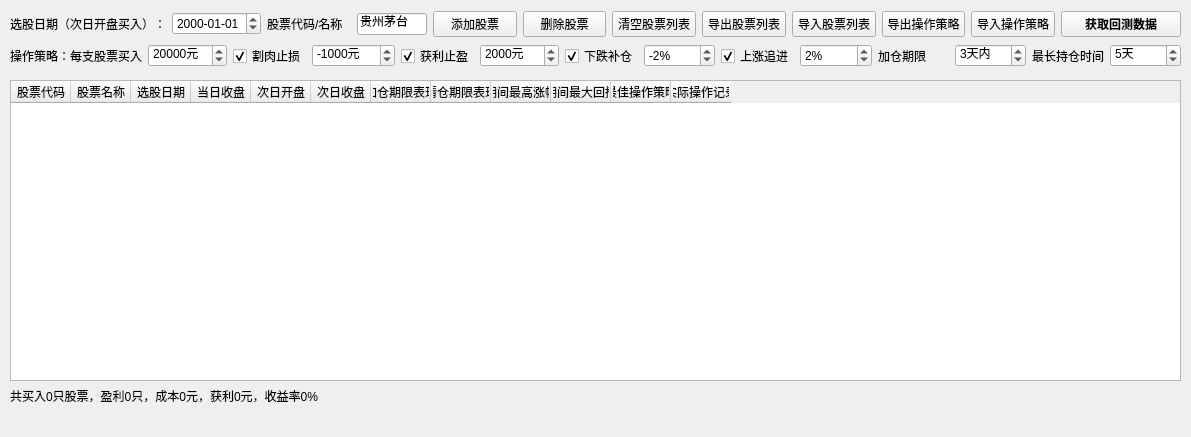
<?xml version="1.0" encoding="UTF-8"?>
<ui version="4.0">
 <class>SelectedPerformance</class>
 <widget class="QMainWindow" name="SelectedPerformance">
  <property name="geometry">
   <rect>
    <x>0</x>
    <y>0</y>
    <width>1191</width>
    <height>437</height>
   </rect>
  </property>
  <property name="windowTitle">
   <string>选股器回测</string>
  </property>
  <widget class="QWidget" name="centralwidget">
   <widget class="QTableWidget" name="tblStockList">
    <property name="geometry">
     <rect>
      <x>10</x>
      <y>80</y>
      <width>1171</width>
      <height>301</height>
     </rect>
    </property>
    <property name="font">
     <font>
      <family>Microsoft YaHei UI</family>
      <pointsize>9</pointsize>
     </font>
    </property>
    <property name="sortingEnabled">
     <bool>true</bool>
    </property>
    <attribute name="horizontalHeaderDefaultSectionSize">
     <number>60</number>
    </attribute>
    <attribute name="horizontalHeaderShowSortIndicator" stdset="0">
     <bool>true</bool>
    </attribute>
    <column>
     <property name="text">
      <string>股票代码</string>
     </property>
    </column>
    <column>
     <property name="text">
      <string>股票名称</string>
     </property>
    </column>
    <column>
     <property name="text">
      <string>选股日期</string>
     </property>
    </column>
    <column>
     <property name="text">
      <string>当日收盘</string>
     </property>
    </column>
    <column>
     <property name="text">
      <string>次日开盘</string>
     </property>
    </column>
    <column>
     <property name="text">
      <string>次日收盘</string>
     </property>
    </column>
    <column>
     <property name="text">
      <string>加仓期限表现</string>
     </property>
    </column>
    <column>
     <property name="text">
      <string>清仓期限表现</string>
     </property>
    </column>
    <column>
     <property name="text">
      <string>期间最高涨幅</string>
     </property>
    </column>
    <column>
     <property name="text">
      <string>期间最大回撤</string>
     </property>
    </column>
    <column>
     <property name="text">
      <string>最佳操作策略</string>
     </property>
    </column>
    <column>
     <property name="text">
      <string>实际操作记录</string>
     </property>
    </column>
   </widget>
   <widget class="QLabel" name="lblTradeSummary">
    <property name="geometry">
     <rect>
      <x>10</x>
      <y>383</y>
      <width>611</width>
      <height>25</height>
     </rect>
    </property>
    <property name="font">
     <font>
      <family>Microsoft YaHei UI</family>
      <pointsize>9</pointsize>
     </font>
    </property>
    <property name="text">
     <string>共买入0只股票，盈利0只，成本0元，获利0元，收益率0%</string>
    </property>
   </widget>
   <widget class="QWidget" name="layoutWidget">
    <property name="geometry">
     <rect>
      <x>10</x>
      <y>10</y>
      <width>1171</width>
      <height>60</height>
     </rect>
    </property>
    <property name="font">
     <font>
      <pointsize>9</pointsize>
     </font>
    </property>
    <layout class="QVBoxLayout" name="verticalLayout">
     <item>
      <layout class="QHBoxLayout" name="horizontalLayout_2">
       <item>
        <widget class="QLabel" name="lblSearchDate">
         <property name="font">
          <font>
           <family>Microsoft YaHei UI</family>
           <pointsize>9</pointsize>
          </font>
         </property>
         <property name="text">
          <string>选股日期（次日开盘买入）：</string>
         </property>
        </widget>
       </item>
       <item>
        <widget class="QDateEdit" name="dteSearchDate">
         <property name="font">
          <font>
           <family>Microsoft YaHei UI</family>
           <pointsize>9</pointsize>
          </font>
         </property>
         <property name="displayFormat">
          <string>yyyy-MM-dd</string>
         </property>
        </widget>
       </item>
       <item>
        <widget class="QLabel" name="lblNewStockCode">
         <property name="font">
          <font>
           <family>Microsoft YaHei UI</family>
           <pointsize>9</pointsize>
          </font>
         </property>
         <property name="text">
          <string>股票代码/名称</string>
         </property>
        </widget>
       </item>
       <item>
        <widget class="QLineEdit" name="iptStockCode">
         <property name="maximumSize">
          <size>
           <width>70</width>
           <height>16777215</height>
          </size>
         </property>
         <property name="font">
          <font>
           <family>Microsoft YaHei UI</family>
           <pointsize>9</pointsize>
          </font>
         </property>
         <property name="text">
          <string>贵州茅台</string>
         </property>
         <property name="maxLength">
          <number>6</number>
         </property>
        </widget>
       </item>
       <item>
        <widget class="QPushButton" name="btnAddStock">
         <property name="font">
          <font>
           <family>Microsoft YaHei UI</family>
           <pointsize>9</pointsize>
          </font>
         </property>
         <property name="text">
          <string>添加股票</string>
         </property>
        </widget>
       </item>
       <item>
        <widget class="QPushButton" name="btnRemoveStock">
         <property name="font">
          <font>
           <family>Microsoft YaHei UI</family>
           <pointsize>9</pointsize>
          </font>
         </property>
         <property name="text">
          <string>删除股票</string>
         </property>
        </widget>
       </item>
       <item>
        <widget class="QPushButton" name="btnClearStocks">
         <property name="font">
          <font>
           <family>Microsoft YaHei UI</family>
           <pointsize>9</pointsize>
          </font>
         </property>
         <property name="text">
          <string>清空股票列表</string>
         </property>
        </widget>
       </item>
       <item>
        <widget class="QPushButton" name="btnExportStockList">
         <property name="font">
          <font>
           <family>Microsoft YaHei UI</family>
           <pointsize>9</pointsize>
          </font>
         </property>
         <property name="text">
          <string>导出股票列表</string>
         </property>
        </widget>
       </item>
       <item>
        <widget class="QPushButton" name="btnImportStockList">
         <property name="font">
          <font>
           <family>Microsoft YaHei UI</family>
           <pointsize>9</pointsize>
          </font>
         </property>
         <property name="text">
          <string>导入股票列表</string>
         </property>
        </widget>
       </item>
       <item>
        <widget class="QPushButton" name="btnExportStrategy">
         <property name="font">
          <font>
           <family>Microsoft YaHei UI</family>
           <pointsize>9</pointsize>
          </font>
         </property>
         <property name="text">
          <string>导出操作策略</string>
         </property>
        </widget>
       </item>
       <item>
        <widget class="QPushButton" name="btnImporttrategy">
         <property name="font">
          <font>
           <family>Microsoft YaHei UI</family>
           <pointsize>9</pointsize>
          </font>
         </property>
         <property name="text">
          <string>导入操作策略</string>
         </property>
        </widget>
       </item>
       <item>
        <widget class="QPushButton" name="btnStartCalculation">
         <property name="minimumSize">
          <size>
           <width>120</width>
           <height>0</height>
          </size>
         </property>
         <property name="font">
          <font>
           <family>Microsoft YaHei UI</family>
           <pointsize>9</pointsize>
           <weight>75</weight>
           <bold>true</bold>
          </font>
         </property>
         <property name="text">
          <string>获取回测数据</string>
         </property>
        </widget>
       </item>
      </layout>
     </item>
     <item>
      <layout class="QHBoxLayout" name="horizontalLayout">
       <item>
        <widget class="QLabel" name="lblMoneyPerTrade">
         <property name="font">
          <font>
           <family>Microsoft YaHei UI</family>
           <pointsize>9</pointsize>
          </font>
         </property>
         <property name="text">
          <string>操作策略：每支股票买入</string>
         </property>
        </widget>
       </item>
       <item>
        <widget class="QSpinBox" name="spbMoneyPerTrade">
         <property name="font">
          <font>
           <family>Microsoft YaHei UI</family>
           <pointsize>9</pointsize>
          </font>
         </property>
         <property name="suffix">
          <string>元</string>
         </property>
         <property name="minimum">
          <number>5000</number>
         </property>
         <property name="maximum">
          <number>5000000</number>
         </property>
         <property name="singleStep">
          <number>1000</number>
         </property>
         <property name="value">
          <number>20000</number>
         </property>
        </widget>
       </item>
       <item>
        <widget class="QCheckBox" name="cbxLoseThreshold">
         <property name="font">
          <font>
           <family>Microsoft YaHei UI</family>
           <pointsize>9</pointsize>
          </font>
         </property>
         <property name="text">
          <string>割肉止损</string>
         </property>
         <property name="checked">
          <bool>true</bool>
         </property>
        </widget>
       </item>
       <item>
        <widget class="QSpinBox" name="spbLoseThreshold">
         <property name="font">
          <font>
           <family>Microsoft YaHei UI</family>
           <pointsize>9</pointsize>
          </font>
         </property>
         <property name="suffix">
          <string>元</string>
         </property>
         <property name="minimum">
          <number>-1000000</number>
         </property>
         <property name="maximum">
          <number>-100</number>
         </property>
         <property name="value">
          <number>-1000</number>
         </property>
        </widget>
       </item>
       <item>
        <widget class="QCheckBox" name="cbxWinThreshold">
         <property name="font">
          <font>
           <family>Microsoft YaHei UI</family>
           <pointsize>9</pointsize>
          </font>
         </property>
         <property name="text">
          <string>获利止盈</string>
         </property>
         <property name="checked">
          <bool>true</bool>
         </property>
        </widget>
       </item>
       <item>
        <widget class="QSpinBox" name="spbWinThreshold">
         <property name="font">
          <font>
           <family>Microsoft YaHei UI</family>
           <pointsize>9</pointsize>
          </font>
         </property>
         <property name="suffix">
          <string>元</string>
         </property>
         <property name="minimum">
          <number>100</number>
         </property>
         <property name="maximum">
          <number>1000000</number>
         </property>
         <property name="singleStep">
          <number>1</number>
         </property>
         <property name="value">
          <number>2000</number>
         </property>
        </widget>
       </item>
       <item>
        <widget class="QCheckBox" name="cbxAddWhenDown">
         <property name="font">
          <font>
           <family>Microsoft YaHei UI</family>
           <pointsize>9</pointsize>
          </font>
         </property>
         <property name="text">
          <string>下跌补仓</string>
         </property>
         <property name="checked">
          <bool>true</bool>
         </property>
        </widget>
       </item>
       <item>
        <widget class="QSpinBox" name="spbAddThresholdDown">
         <property name="font">
          <font>
           <family>Microsoft YaHei UI</family>
           <pointsize>9</pointsize>
          </font>
         </property>
         <property name="suffix">
          <string>%</string>
         </property>
         <property name="minimum">
          <number>-50</number>
         </property>
         <property name="maximum">
          <number>0</number>
         </property>
         <property name="value">
          <number>-2</number>
         </property>
        </widget>
       </item>
       <item>
        <widget class="QCheckBox" name="cbxAddWhenUp">
         <property name="font">
          <font>
           <family>Microsoft YaHei UI</family>
           <pointsize>9</pointsize>
          </font>
         </property>
         <property name="text">
          <string>上涨追进</string>
         </property>
         <property name="checked">
          <bool>true</bool>
         </property>
        </widget>
       </item>
       <item>
        <widget class="QSpinBox" name="spbAddThresholdUp">
         <property name="font">
          <font>
           <family>Microsoft YaHei UI</family>
           <pointsize>9</pointsize>
          </font>
         </property>
         <property name="suffix">
          <string>%</string>
         </property>
         <property name="minimum">
          <number>0</number>
         </property>
         <property name="maximum">
          <number>50</number>
         </property>
         <property name="value">
          <number>2</number>
         </property>
        </widget>
       </item>
       <item>
        <widget class="QLabel" name="lblAddDeadline">
         <property name="font">
          <font>
           <family>Microsoft YaHei UI</family>
           <pointsize>9</pointsize>
          </font>
         </property>
         <property name="text">
          <string>加仓期限</string>
         </property>
        </widget>
       </item>
       <item>
        <widget class="QSpinBox" name="spbAddDeadline">
         <property name="font">
          <font>
           <family>Microsoft YaHei UI</family>
           <pointsize>9</pointsize>
          </font>
         </property>
         <property name="suffix">
          <string>天内</string>
         </property>
         <property name="minimum">
          <number>1</number>
         </property>
         <property name="maximum">
          <number>20</number>
         </property>
         <property name="singleStep">
          <number>1</number>
         </property>
         <property name="value">
          <number>3</number>
         </property>
        </widget>
       </item>
       <item>
        <widget class="QLabel" name="lblMaxHoldTime">
         <property name="font">
          <font>
           <family>Microsoft YaHei UI</family>
           <pointsize>9</pointsize>
          </font>
         </property>
         <property name="text">
          <string>最长持仓时间</string>
         </property>
        </widget>
       </item>
       <item>
        <widget class="QSpinBox" name="spbMaxHoldTime">
         <property name="font">
          <font>
           <family>Microsoft YaHei UI</family>
           <pointsize>9</pointsize>
          </font>
         </property>
         <property name="suffix">
          <string>天</string>
         </property>
         <property name="minimum">
          <number>2</number>
         </property>
         <property name="maximum">
          <number>250</number>
         </property>
         <property name="singleStep">
          <number>1</number>
         </property>
         <property name="value">
          <number>5</number>
         </property>
        </widget>
       </item>
      </layout>
     </item>
    </layout>
   </widget>
  </widget>
  <widget class="QMenuBar" name="menubar">
   <property name="geometry">
    <rect>
     <x>0</x>
     <y>0</y>
     <width>1191</width>
     <height>22</height>
    </rect>
   </property>
  </widget>
  <action name="actHoldersStatus">
   <property name="text">
    <string>十大流通股东</string>
   </property>
  </action>
  <action name="actAutoTest">
   <property name="text">
    <string>导入多个股票列表</string>
   </property>
  </action>
 </widget>
 <resources/>
 <connections>
  <connection>
   <sender>btnStartCalculation</sender>
   <signal>clicked()</signal>
   <receiver>SelectedPerformance</receiver>
   <slot>start_trade_simulation()</slot>
   <hints>
    <hint type="sourcelabel">
     <x>1096</x>
     <y>44</y>
    </hint>
    <hint type="destinationlabel">
     <x>965</x>
     <y>66</y>
    </hint>
   </hints>
  </connection>
  <connection>
   <sender>btnImportStockList</sender>
   <signal>clicked()</signal>
   <receiver>SelectedPerformance</receiver>
   <slot>import_stock_list()</slot>
   <hints>
    <hint type="sourcelabel">
     <x>709</x>
     <y>49</y>
    </hint>
    <hint type="destinationlabel">
     <x>672</x>
     <y>61</y>
    </hint>
   </hints>
  </connection>
  <connection>
   <sender>btnRemoveStock</sender>
   <signal>clicked()</signal>
   <receiver>SelectedPerformance</receiver>
   <slot>remove_stock_code()</slot>
   <hints>
    <hint type="sourcelabel">
     <x>587</x>
     <y>37</y>
    </hint>
    <hint type="destinationlabel">
     <x>513</x>
     <y>40</y>
    </hint>
   </hints>
  </connection>
  <connection>
   <sender>btnAddStock</sender>
   <signal>clicked()</signal>
   <receiver>SelectedPerformance</receiver>
   <slot>add_stock_code()</slot>
   <hints>
    <hint type="sourcelabel">
     <x>506</x>
     <y>49</y>
    </hint>
    <hint type="destinationlabel">
     <x>453</x>
     <y>42</y>
    </hint>
   </hints>
  </connection>
  <connection>
   <sender>btnClearStocks</sender>
   <signal>clicked()</signal>
   <receiver>SelectedPerformance</receiver>
   <slot>clear_stock_list()</slot>
   <hints>
    <hint type="sourcelabel">
     <x>697</x>
     <y>57</y>
    </hint>
    <hint type="destinationlabel">
     <x>787</x>
     <y>38</y>
    </hint>
   </hints>
  </connection>
  <connection>
   <sender>btnExportStockList</sender>
   <signal>clicked()</signal>
   <receiver>SelectedPerformance</receiver>
   <slot>export_stock_list()</slot>
   <hints>
    <hint type="sourcelabel">
     <x>855</x>
     <y>57</y>
    </hint>
    <hint type="destinationlabel">
     <x>701</x>
     <y>40</y>
    </hint>
   </hints>
  </connection>
  <connection>
   <sender>cbxAddWhenUp</sender>
   <signal>toggled(bool)</signal>
   <receiver>spbAddThresholdUp</receiver>
   <slot>setEnabled(bool)</slot>
   <hints>
    <hint type="sourcelabel">
     <x>743</x>
     <y>85</y>
    </hint>
    <hint type="destinationlabel">
     <x>814</x>
     <y>86</y>
    </hint>
   </hints>
  </connection>
  <connection>
   <sender>cbxAddWhenDown</sender>
   <signal>toggled(bool)</signal>
   <receiver>spbAddThresholdDown</receiver>
   <slot>setEnabled(bool)</slot>
   <hints>
    <hint type="sourcelabel">
     <x>597</x>
     <y>85</y>
    </hint>
    <hint type="destinationlabel">
     <x>668</x>
     <y>86</y>
    </hint>
   </hints>
  </connection>
  <connection>
   <sender>dteSearchDate</sender>
   <signal>editingFinished()</signal>
   <receiver>SelectedPerformance</receiver>
   <slot>update_start_date()</slot>
   <hints>
    <hint type="sourcelabel">
     <x>210</x>
     <y>43</y>
    </hint>
    <hint type="destinationlabel">
     <x>227</x>
     <y>27</y>
    </hint>
   </hints>
  </connection>
  <connection>
   <sender>tblStockList</sender>
   <signal>cellDoubleClicked(int,int)</signal>
   <receiver>SelectedPerformance</receiver>
   <slot>open_stock_page()</slot>
   <hints>
    <hint type="sourcelabel">
     <x>714</x>
     <y>299</y>
    </hint>
    <hint type="destinationlabel">
     <x>711</x>
     <y>412</y>
    </hint>
   </hints>
  </connection>
  <connection>
   <sender>cbxLoseThreshold</sender>
   <signal>toggled(bool)</signal>
   <receiver>spbLoseThreshold</receiver>
   <slot>setEnabled(bool)</slot>
   <hints>
    <hint type="sourcelabel">
     <x>294</x>
     <y>74</y>
    </hint>
    <hint type="destinationlabel">
     <x>331</x>
     <y>82</y>
    </hint>
   </hints>
  </connection>
  <connection>
   <sender>cbxWinThreshold</sender>
   <signal>toggled(bool)</signal>
   <receiver>spbWinThreshold</receiver>
   <slot>setEnabled(bool)</slot>
   <hints>
    <hint type="sourcelabel">
     <x>445</x>
     <y>76</y>
    </hint>
    <hint type="destinationlabel">
     <x>509</x>
     <y>77</y>
    </hint>
   </hints>
  </connection>
  <connection>
   <sender>btnExportStrategy</sender>
   <signal>clicked()</signal>
   <receiver>SelectedPerformance</receiver>
   <slot>export_trade_strategy()</slot>
   <hints>
    <hint type="sourcelabel">
     <x>935</x>
     <y>44</y>
    </hint>
    <hint type="destinationlabel">
     <x>945</x>
     <y>27</y>
    </hint>
   </hints>
  </connection>
  <connection>
   <sender>btnImporttrategy</sender>
   <signal>clicked()</signal>
   <receiver>SelectedPerformance</receiver>
   <slot>import_trade_strategy()</slot>
   <hints>
    <hint type="sourcelabel">
     <x>1013</x>
     <y>45</y>
    </hint>
    <hint type="destinationlabel">
     <x>1068</x>
     <y>25</y>
    </hint>
   </hints>
  </connection>
 </connections>
 <slots>
  <slot>start_trade_simulation()</slot>
  <slot>import_stock_list()</slot>
  <slot>remove_stock_code()</slot>
  <slot>add_stock_code()</slot>
  <slot>clear_stock_list()</slot>
  <slot>export_stock_list()</slot>
  <slot>batch_test_performance()</slot>
  <slot>update_start_date()</slot>
  <slot>open_stock_page()</slot>
  <slot>import_trade_strategy()</slot>
  <slot>export_trade_strategy()</slot>
 </slots>
</ui>
